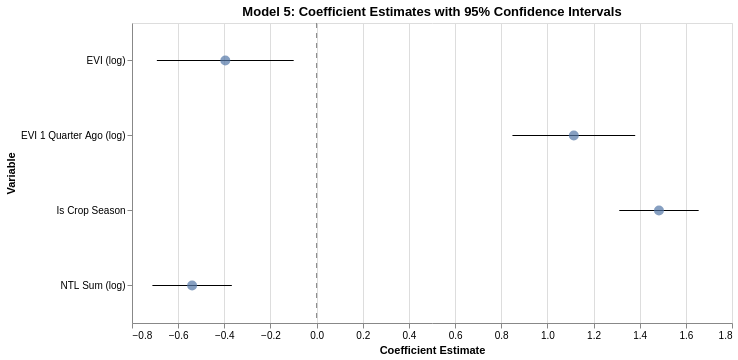

The code cell stored with this chart in its notebook:
### Markdown cell above
The figure below shows the visualize the coefficient estimates and its uncertainty. The coefficient of interest, EVI 1 Quarter Ago (log), has a 95% confidence interval of 0.849 to 1.380, indicating a strong and statistically significant positive relationship with agricultural GDP.

### Code cell
coef_data = (
    pd.DataFrame(
        {
            "variable": mod_4.params.index,
            "coefficient": mod_4.params.values,
            "conf_lower": mod_4.conf_int()[0].values,
            "conf_upper": mod_4.conf_int()[1].values,
            "std_err": mod_4.bse.values,
        }
    )
    .loc[lambda df: df["variable"] != "Intercept"]
    .assign(
        variable_label=lambda df: df["variable"].replace(
            {
                "evi_log": "EVI (log)",
                "ntl_sum_log": "NTL Sum (log)",
                "evi_lag_1_log": "EVI 1 Quarter Ago (log)",
                "is_crop_season[T.True]": "Is Crop Season",
            }
        )
    )
)


errorbar_chart = (
    alt.Chart(coef_data)
    .mark_errorbar(extent="ci")
    .encode(
        y=alt.Y("variable_label:N", title="Variable", sort="-x"),
        x=alt.X("conf_lower:Q", title="Coefficient Estimate"),
        x2="conf_upper:Q",
    )
)


points = (
    alt.Chart(coef_data)
    .mark_point(filled=True, size=100, color="#5276A7")
    .encode(
        y=alt.Y("variable_label:N", sort="-x"),
        x=alt.X("coefficient:Q"),
        tooltip=[
            alt.Tooltip("variable_label:N", title="Variable"),
            alt.Tooltip("coefficient:Q", title="Coefficient", format=".4f"),
            alt.Tooltip("std_err:Q", title="Std Error", format=".4f"),
            alt.Tooltip("conf_lower:Q", title="95% CI Lower", format=".4f"),
            alt.Tooltip("conf_upper:Q", title="95% CI Upper", format=".4f"),
        ],
    )
)

zero_line = (
    alt.Chart(pd.DataFrame({"x": [0]}))
    .mark_rule(color="gray", strokeDash=[5, 5])
    .encode(x="x:Q")
)

coefficient_plot = (zero_line + errorbar_chart + points).properties(
    width=600,
    height=300,
    title="Model 5: Coefficient Estimates with 95% Confidence Intervals",
)

coefficient_plot

### Figure 1 — Vega-Lite specification as saved in the notebook (floating-point values rounded to 4 significant figures)
{"config": {"view": {"continuousWidth": 300, "continuousHeight": 300}}, "layer": [{"data": {"name": "data-d285a7403ed98ae579761d64a864032b"}, "mark": {"type": "rule", "color": "gray", "strokeDash": [5, 5]}, "encoding": {"x": {"field": "x", "type": "quantitative"}}}, {"data": {"name": "data-39ba8f4b59692643b80ca2fdcffed667"}, "mark": {"type": "errorbar", "extent": "ci"}, "encoding": {"x": {"field": "conf_lower", "title": "Coefficient Estimate", "type": "quantitative"}, "x2": {"field": "conf_upper"}, "y": {"field": "variable_label", "sort": "-x", "title": "Variable", "type": "nominal"}}}, {"data": {"name": "data-39ba8f4b59692643b80ca2fdcffed667"}, "mark": {"type": "point", "color": "#5276A7", "filled": true, "size": 100}, "encoding": {"tooltip": [{"field": "variable_label", "title": "Variable", "type": "nominal"}, {"field": "coefficient", "format": ".4f", "title": "Coefficient", "type": "quantitative"}, {"field": "std_err", "format": ".4f", "title": "Std Error", "type": "quantitative"}, {"field": "conf_lower", "format": ".4f", "title": "95% CI Lower", "type": "quantitative"}, {"field": "conf_upper", "format": ".4f", "title": "95% CI Upper", "type": "quantitative"}], "x": {"field": "coefficient", "type": "quantitative"}, "y": {"field": "variable_label", "sort": "-x", "type": "nominal"}}}], "height": 300, "title": "Model 5: Coefficient Estimates with 95% Confidence Intervals", "width": 600, "$schema": "https://vega.github.io/schema/vega-lite/v6.1.0.json", "datasets": {"data-d285a7403ed98ae579761d64a864032b": [{"x": 0}], "data-39ba8f4b59692643b80ca2fdcffed667": [{"variable": "is_crop_season[T.True]", "coefficient": 1.484, "conf_lower": 1.312, "conf_upper": 1.656, "std_err": 0.08555, "variable_label": "Is Crop Season"}, {"variable": "ntl_sum_log", "coefficient": -0.5395, "conf_lower": -0.7116, "conf_upper": -0.3674, "std_err": 0.0856, "variable_label": "NTL Sum (log)"}, {"variable": "evi_log", "coefficient": -0.3958, "conf_lower": -0.6922, "conf_upper": -0.09933, "std_err": 0.1474, "variable_label": "EVI (log)"}, {"variable": "evi_lag_1_log", "coefficient": 1.115, "conf_lower": 0.8486, "conf_upper": 1.38, "std_err": 0.1323, "variable_label": "EVI 1 Quarter Ago (log)"}]}}
